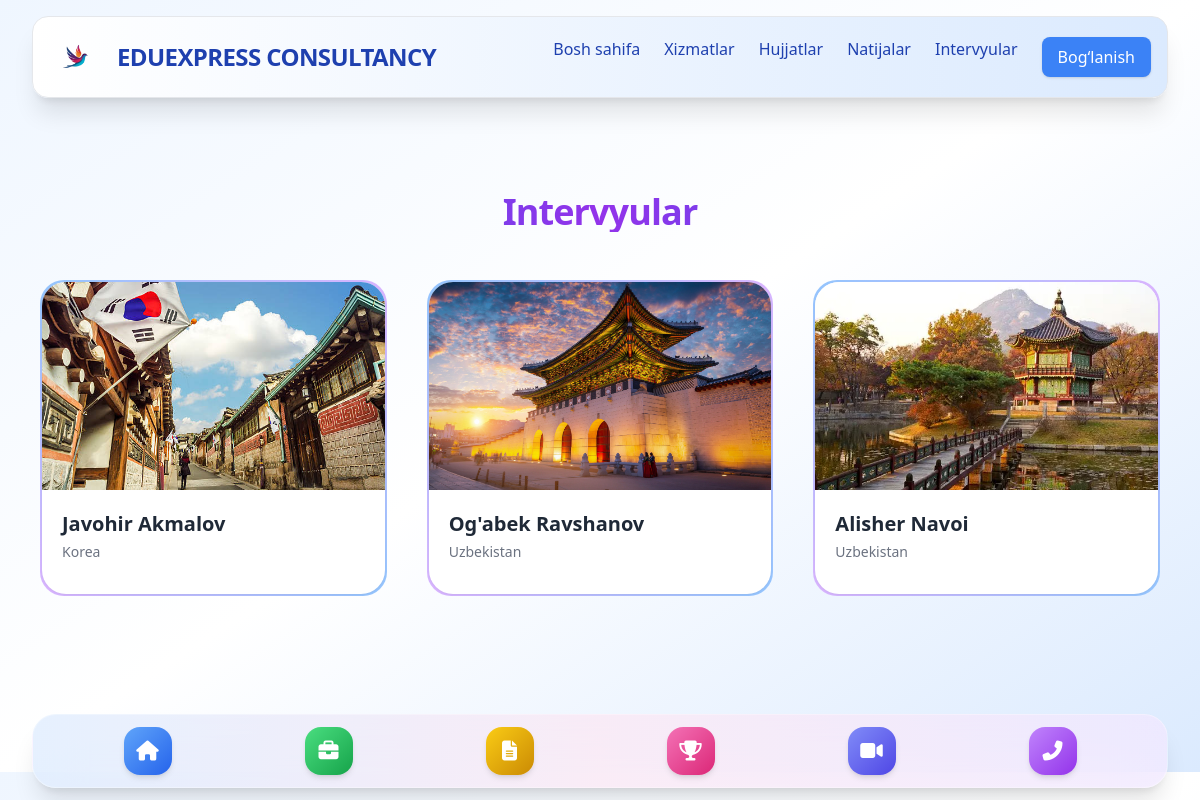
The app's page /interviews/ with its own data.
### home/models.py (models this page shows, shortened)
class SiteSettings(models.Model):
    title = models.CharField(max_length=255, default="StudyToKorea")
    name = models.CharField(max_length=100, default="StudyToKorea")
    favicon = models.ImageField(upload_to='icons/', blank=True, null=True)
    logo = models.ImageField(upload_to='logos/', blank=True, null=True)
    footer_logo = models.ImageField(upload_to='logos/', blank=True, null=True)
    footer_text = models.TextField(blank=True, null=True)

### interviews/models.py (models this page shows, shortened)
class Interview(models.Model):
    student_name = models.CharField(max_length=100)
    country = models.CharField(max_length=100)
    image = models.ImageField(upload_to='interview_images/')
    youtube_link = models.URLField()
    def youtube_id(self):
        try:
            if "v=" in self.youtube_link:
                return self.youtube_link.split("v=")[1].split("&")[0]
            elif "youtu.be/" in self.youtube_link:
                return self.youtube_link.split("youtu.be/")[1]
            return None
        except:
            return None

### interviews/views.py (the view)
# urls.py: path('interviews/', include('interviews.urls')),
def interviews(request):
    videos = Interview.objects.all()
    return render(request, 'interviews/interviews.html', {'videos': videos})

### home/context_processors.py (called while the page is built)
def site_settings(request):
    return {
        'site': SiteSettings.objects.first(),
        'social_cards': SocialMediaCard.objects.all()
    }

### interviews/templates/interviews/interviews.html (shortened to what this page needs)
{% extends 'home/base.html' %}
{% load static %}
{% block content %}
<section class="py-16">
  <div class="max-w-6xl mx-auto px-4">
    <h1 class="text-4xl font-extrabold text-center mb-12 tracking-tight
               bg-gradient-to-r from-blue-600 via-purple-600 to-blue-600
               bg-clip-text text-transparent">
    </h1>
    <div class="grid grid-cols-1 md:grid-cols-2 lg:grid-cols-3 gap-10">
      {% for video in videos %}
      <div class="group relative rounded-3xl p-[2px]
                  bg-gradient-to-br from-blue-300 via-purple-300 to-blue-300
                  hover:scale-[1.02] transition-transform duration-500">
        <div class="bg-white rounded-3xl overflow-hidden shadow-sm
                    transition-all duration-500 group-hover:shadow-lg">
          <div class="relative h-52 overflow-hidden">
            <img src="{{ video.image.url }}"
                 alt="{{ video.student_name }}"
                 class="w-full h-full object-cover transition-transform duration-500 group-hover:scale-110">
          </div>
          <div class="p-5">
            <h2 class="text-xl font-bold text-gray-800 mb-1">{{ video.student_name }}</h2>
            <p class="text-sm text-gray-500 mb-3">{{ video.country }}</p>
          </div>
        </div>
      </div>
      {% empty %}
      <p class="col-span-full text-center text-gray-500">
        Hozircha intervyular mavjud emas.
      </p>
      {% endfor %}
    </div>
  </div>
</section>
{% endblock %}

### home/templates/home/base.html (shortened to what this page needs)
<!DOCTYPE html>
<html lang="uz">
<head>
  <script src="https://cdn.tailwindcss.com"></script>
  <link rel="stylesheet" href="https://cdnjs.cloudflare.com/ajax/libs/font-awesome/6.5.0/css/all.min.css">
</head>
<body class="bg-gradient-to-br from-blue-50 via-white to-blue-100 text-gray-800">
<header class="bg-gradient-to-r from-white to-blue-100 text-blue-800 shadow-xl border fixed top-4 left-4 right-4 rounded-2xl z-50 mx-4 backdrop-blur-md">
  <div class="max-w-7xl mx-auto px-4 py-3 flex items-center justify-between">
    <a href="/" class="flex items-center space-x-3">
      {% if site.logo %}
        <img src="{{ site.logo.url }}" alt="Logo" class="h-14 w-auto">
      {% endif %}
      <span class="text-2xl font-bold tracking-tight">{{ site.name }}</span>
    </a>
    <nav id="menu" class="hidden md:flex space-x-6 text-[16px] font-medium">
      <a href="/" class="hover:text-blue-600">Bosh sahifa</a>
      <a href="/services/" class="hover:text-blue-600">Xizmatlar</a>
      <a href="/documents/" class="hover:text-blue-600">Hujjatlar</a>
      <a href="/results/" class="hover:text-blue-600">Natijalar</a>
      <a href="/interviews/" class="hover:text-blue-600">Intervyular</a>
      <a href="/contact/" class="bg-blue-500 text-white px-4 py-2 rounded-lg shadow hover:bg-blue-600 transition">Bog‘lanish</a>
    </nav>
  </div>
</header>
<main class="max-w-7xl mx-auto px-4 pt-32 pb-28">
  {% block content %}{% endblock %}
</main>
<footer class="fixed bottom-3 left-4 right-4 bg-gradient-to-r from-blue-100/70 via-pink-100/70 to-purple-100/70
            backdrop-blur-xl border border-white/30 shadow-xl rounded-3xl mx-4 z-50">
  <div class="max-w-7xl mx-auto flex items-center justify-around py-3 px-6">
    <a href="/" class="flex flex-col items-center group">
      <div class="w-12 h-12 rounded-2xl flex items-center justify-center
                  bg-gradient-to-br from-blue-400 to-blue-600
                  shadow-md transition duration-300 group-hover:scale-110 group-hover:shadow-[0_0_15px_rgba(59,130,246,0.6)]">
        <i class="fas fa-home text-white text-xl"></i>
      </div>
    </a>
    <a href="/services/" class="flex flex-col items-center group">
      <div class="w-12 h-12 rounded-2xl flex items-center justify-center
                  bg-gradient-to-br from-green-400 to-green-600
                  shadow-md transition duration-300 group-hover:scale-110 group-hover:shadow-[0_0_15px_rgba(34,197,94,0.6)]">
        <i class="fas fa-briefcase text-white text-xl"></i>
      </div>
    </a>
    <a href="/documents/" class="flex flex-col items-center group">
      <div class="w-12 h-12 rounded-2xl flex items-center justify-center
                  bg-gradient-to-br from-yellow-400 to-yellow-600
                  shadow-md transition duration-300 group-hover:scale-110 group-hover:shadow-[0_0_15px_rgba(250,204,21,0.6)]">
        <i class="fas fa-file-alt text-white text-xl"></i>
      </div>
    </a>
    <a href="/results/" class="flex flex-col items-center group">
      <div class="w-12 h-12 rounded-2xl flex items-center justify-center
                  bg-gradient-to-br from-pink-400 to-pink-600
                  shadow-md transition duration-300 group-hover:scale-110 group-hover:shadow-[0_0_15px_rgba(236,72,153,0.6)]">
        <i class="fas fa-trophy text-white text-xl"></i>
      </div>
    </a>
    <a href="/interviews/" class="flex flex-col items-center group">
      <div class="w-12 h-12 rounded-2xl flex items-center justify-center
                  bg-gradient-to-br from-indigo-400 to-indigo-600
                  shadow-md transition duration-300 group-hover:scale-110 group-hover:shadow-[0_0_15px_rgba(79,70,229,0.6)]">
        <i class="fas fa-video text-white text-xl"></i>
      </div>
    </a>
    <a href="/contact/" class="flex flex-col items-center group">
      <div class="w-12 h-12 rounded-2xl flex items-center justify-center
                  bg-gradient-to-br from-purple-400 to-purple-600
                  shadow-md transition duration-300 group-hover:scale-110 group-hover:shadow-[0_0_15px_rgba(168,85,247,0.6)]">
        <i class="fas fa-phone-alt text-white text-xl"></i>
      </div>
    </a>
  </div>
</footer>
</body>
</html>

### records on screen
SiteSettings: logo (picture), name "EDUEXPRESS CONSULTANCY"
Interview: image (picture), student_name "Javohir Akmalov", country "Korea"
Interview: image (picture), student_name "Og'abek Ravshanov", country "Uzbekistan"
Interview: image (picture), student_name "Alisher Navoi", country "Uzbekistan"
